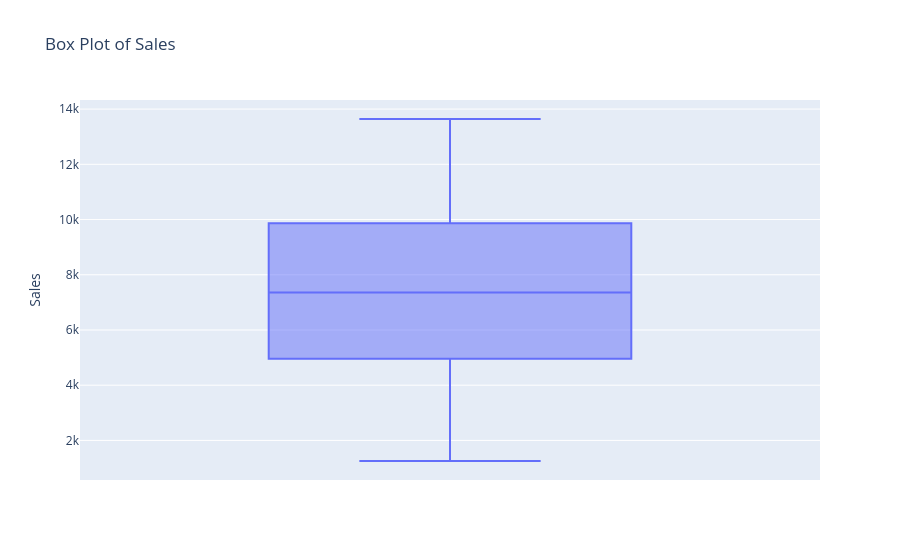
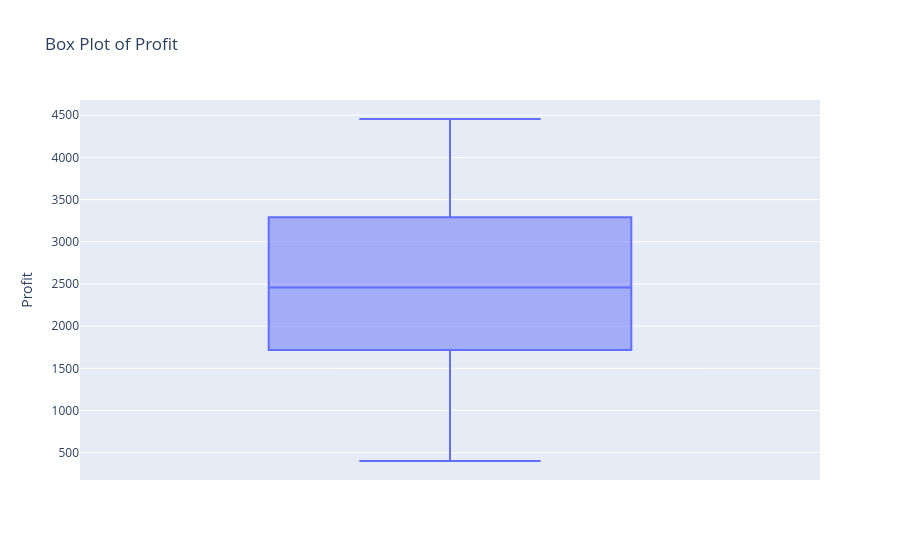
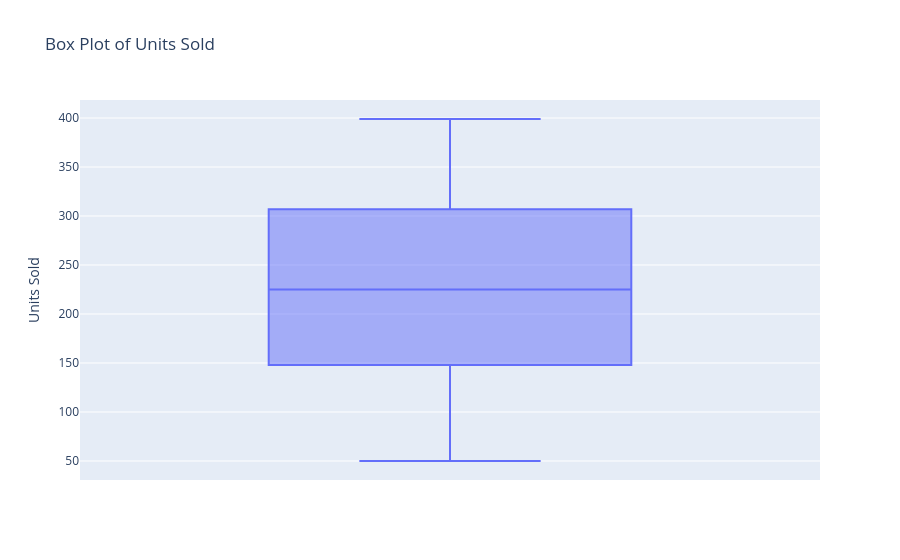
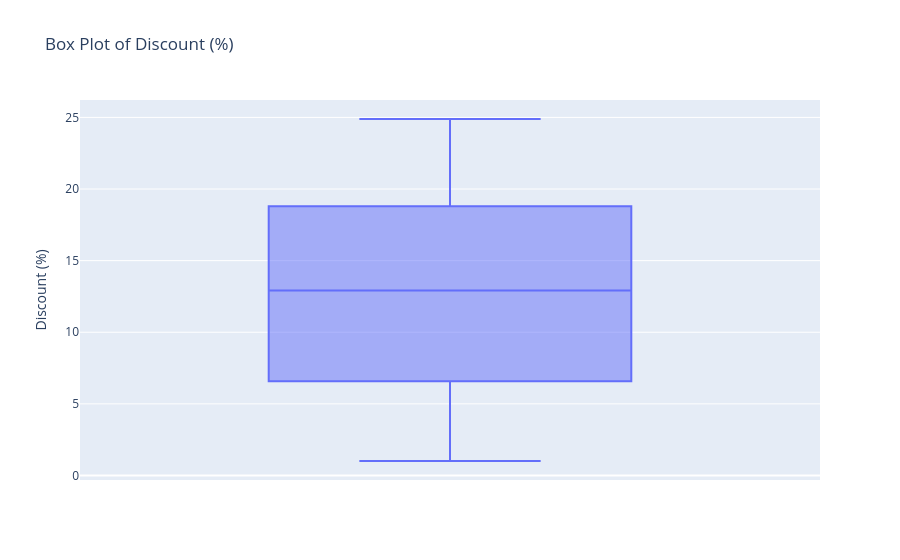

Notebook code cell kept with these figures, in order:
### Markdown cell above
Sales, Profit, Units Sold and Discount are spread widely over their range, without one clear peak. Customer Rating has a bell shape with most values around 3.5–4.

### Code cell
for col in data.columns:
    px.box(df, y=col, title=f'Box Plot of {col}').show()

### Figure 1 — Plotly figure (JSON) as saved in the notebook; plotly's stock layout.template omitted (floating-point values rounded to 4 significant figures; data arrays with more than 128 entries replaced by an {"elided": "..."} marker saying what was removed)
{"data": [{"alignmentgroup": "True", "hovertemplate": "Sales=%{y}<extra></extra>", "legendgroup": "", "marker": {"color": "#636efa"}, "name": "", "notched": false, "offsetgroup": "", "orientation": "v", "showlegend": false, "type": "box", "x0": " ", "xaxis": "x", "y": {"elided": "698 float values"}, "y0": " ", "yaxis": "y"}], "layout": {"boxmode": "group", "legend": {"tracegroupgap": 0}, "title": {"text": "Box Plot of Sales"}, "xaxis": {"anchor": "y", "domain": [0, 1]}, "yaxis": {"anchor": "x", "domain": [0, 1], "title": {"text": "Sales"}}}}

### Figure 2 — Plotly figure (JSON) as saved in the notebook; plotly's stock layout.template omitted (floating-point values rounded to 4 significant figures; data arrays with more than 128 entries replaced by an {"elided": "..."} marker saying what was removed)
{"data": [{"alignmentgroup": "True", "hovertemplate": "Profit=%{y}<extra></extra>", "legendgroup": "", "marker": {"color": "#636efa"}, "name": "", "notched": false, "offsetgroup": "", "orientation": "v", "showlegend": false, "type": "box", "x0": " ", "xaxis": "x", "y": {"elided": "698 float values"}, "y0": " ", "yaxis": "y"}], "layout": {"boxmode": "group", "legend": {"tracegroupgap": 0}, "title": {"text": "Box Plot of Profit"}, "xaxis": {"anchor": "y", "domain": [0, 1]}, "yaxis": {"anchor": "x", "domain": [0, 1], "title": {"text": "Profit"}}}}

### Figure 3 — Plotly figure (JSON) as saved in the notebook; plotly's stock layout.template omitted (floating-point values rounded to 4 significant figures; data arrays with more than 128 entries replaced by an {"elided": "..."} marker saying what was removed)
{"data": [{"alignmentgroup": "True", "hovertemplate": "Units Sold=%{y}<extra></extra>", "legendgroup": "", "marker": {"color": "#636efa"}, "name": "", "notched": false, "offsetgroup": "", "orientation": "v", "showlegend": false, "type": "box", "x0": " ", "xaxis": "x", "y": {"elided": "698 int values"}, "y0": " ", "yaxis": "y"}], "layout": {"boxmode": "group", "legend": {"tracegroupgap": 0}, "title": {"text": "Box Plot of Units Sold"}, "xaxis": {"anchor": "y", "domain": [0, 1]}, "yaxis": {"anchor": "x", "domain": [0, 1], "title": {"text": "Units Sold"}}}}

### Figure 4 — Plotly figure (JSON) as saved in the notebook; plotly's stock layout.template omitted (floating-point values rounded to 4 significant figures; data arrays with more than 128 entries replaced by an {"elided": "..."} marker saying what was removed)
{"data": [{"alignmentgroup": "True", "hovertemplate": "Discount (%)=%{y}<extra></extra>", "legendgroup": "", "marker": {"color": "#636efa"}, "name": "", "notched": false, "offsetgroup": "", "orientation": "v", "showlegend": false, "type": "box", "x0": " ", "xaxis": "x", "y": {"elided": "698 float values"}, "y0": " ", "yaxis": "y"}], "layout": {"boxmode": "group", "legend": {"tracegroupgap": 0}, "title": {"text": "Box Plot of Discount (%)"}, "xaxis": {"anchor": "y", "domain": [0, 1]}, "yaxis": {"anchor": "x", "domain": [0, 1], "title": {"text": "Discount (%)"}}}}
